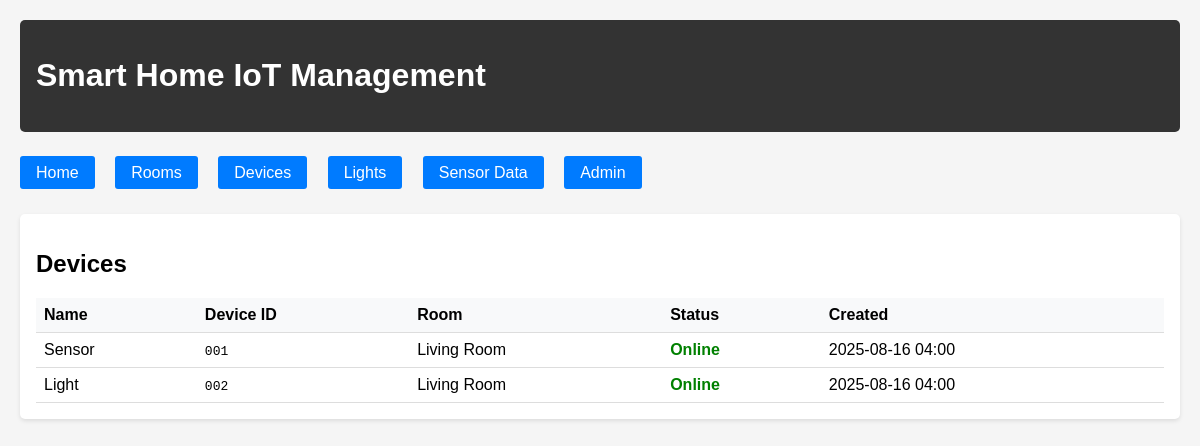
Page /devices/ on the committed database.
### myapp/models.py (models this page shows)
class Device(models.Model):
    STATUS_CHOICES = [
        ('online', 'Online'),
        ('offline', 'Offline'),
    ]
    name = models.CharField(max_length=100)
    device_id = models.CharField(max_length=50, unique=True)
    room = models.ForeignKey(Room, on_delete=models.CASCADE)
    status = models.CharField(max_length=20, choices=STATUS_CHOICES, default='offline')
    created_at = models.DateTimeField(auto_now_add=True)

class Room(models.Model):
    name = models.CharField(max_length=100)
    description = models.TextField(blank=True)

### myapp/views.py (the view)
# urls.py: path('devices/', views.DeviceListView.as_view(), name='device_list'),
class DeviceListView(ListView):
    model = Device
    template_name = 'myapp/device_list.html'
    context_object_name = 'devices'

### myapp/templates/myapp/device_list.html (shortened to what this page needs)
{% extends 'myapp/base.html' %}
{% block content %}
<div class="card">
    <h2>Devices</h2>
    <table>
        <thead>
            <tr>
                <th>Name</th>
                <th>Device ID</th>
                <th>Room</th>
                <th>Status</th>
                <th>Created</th>
            </tr>
        </thead>
        <tbody>
            {% for device in devices %}
            <tr>
                <td>{{ device.name }}</td>
                <td><code>{{ device.device_id }}</code></td>
                <td>{{ device.room.name }}</td>
                <td>
                    <span class="status-{{ device.status }}">
                        {{ device.get_status_display }}
                    </span>
                </td>
                <td>{{ device.created_at|date:"Y-m-d H:i" }}</td>
            </tr>
            {% empty %}
            <tr>
                <td colspan="5">No devices found</td>
            </tr>
            {% endfor %}
        </tbody>
    </table>
</div>
{% endblock %}

### myapp/templates/myapp/base.html (style rules this page uses)
body { font-family: Arial, sans-serif; margin: 0; padding: 20px; background-color: #f5f5f5; }
.card { background: white; padding: 1rem; margin-bottom: 1rem; border-radius: 5px; box-shadow: 0 2px 4px rgba(0,0,0,0.1); }
.status-online { color: green; font-weight: bold; }
table { width: 100%; border-collapse: collapse; }
th, td { padding: 0.5rem; text-align: left; border-bottom: 1px solid #ddd; }
th { background-color: #f8f9fa; }

### rows in the picture
Device: name "Sensor", device_id "001", room.name "Living Room", status "Online", created_at "2025-08-16 04:00"
Device: name "Light", device_id "002", room.name "Living Room", status "Online", created_at "2025-08-16 04:00"
